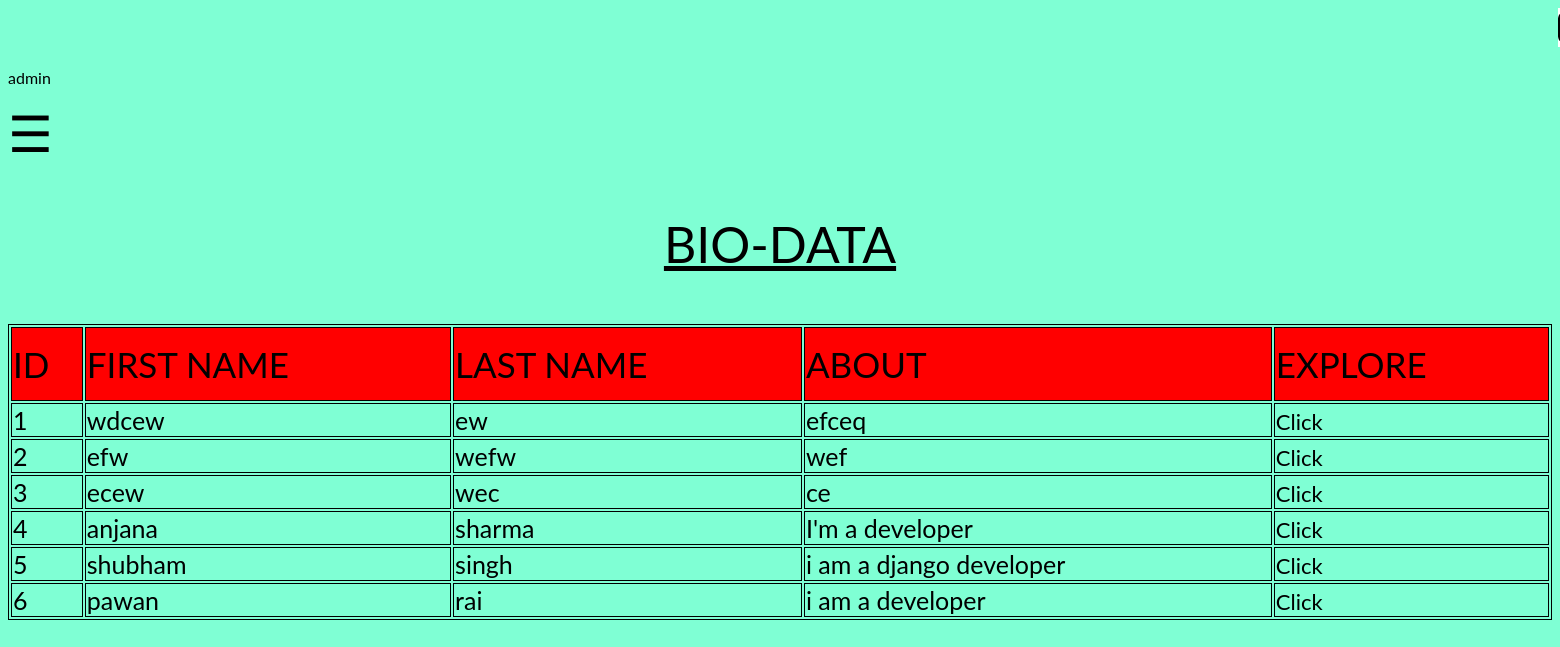
The page /your_applicant/ (signed in) on the database its author committed.
### app1/models.py (models this page shows)
class BASIC_DATA(models.Model):
    id = models.AutoField(primary_key=True)
    first_name = models.CharField(max_length=100)
    last_name = models.CharField(max_length=100)
    father_name = models.CharField(max_length= 200)
    mother_name=models.CharField(max_length=200, default='')
    about_you = models.TextField()
    profile = models.FileField(upload_to="profile_images/")

### app1/views.py (the view)
# urls.py: path('your_applicant/', views.your_applicant, name="your_applicant"),
def your_applicant(request):
    data=BASIC_DATA.objects.all()
    return render(request,'your_applicant.html',{'all_data':data})

### templates/your_applicant.html
{% extends "home.html" %}
    {% block content %}
    <p style="text-align:center;font-size: 50px; text-shadow:3px;"><u>BIO-DATA</u></p>
    <table style="width:100%">
        <tr>
            <td style="background-color:red;height:70px;font-size:35px;">ID</td>
            <td style="background-color:red ;height:70px;font-size:35px;">FIRST NAME</td>
            <td style="background-color:red ;height:70px;font-size:35px;">LAST NAME</td>
            <td style="background-color:red ;height:70px;font-size:35px;">ABOUT</td>
            <td style="background-color:red ;height:70px;font-size:35px;">EXPLORE</td>
        </tr>
    {%for data in all_data%}
            <tr>
                <td>{{data.id}}</td>
                <td>{{data.first_name}}</td>
                <td>{{data.last_name}}</td>
                <td>{{data.about_you}}</td>
                <td><a href="{% url 'about' data.id%}">Click</a></td>
            </tr>
        {%endfor%}
        </table>
 {%endblock%}

### templates/home.html (shortened to what this page needs)
<!DOCTYPE html>
<html lang="en">
<head>
{% load static %}
</head>
<body>
<div class="container">
{% if request.user.is_authenticated %}
<a href="{%url 'signout'%}"><img src="/static/image/signout.png" alt="" style="width:2.5%; margin-left: 1550px;">
</a>
<p>{{request.user}}</p>
{% else %}
<p>{{request.user}}</p>
<a href="{%url 'signin'%}"><img src="/static/image/signin.png" alt="" style="width:2.5%; margin-left: 1550px;">
</a>
{%endif%}
</div>
<span style="font-size:50px;cursor:pointer" onclick="openNav()">&#9776;</span>
{%block content%}
{%endblock%}
</html>

### templates/home.html (style rules this page uses)
body { font-family: "Lato", sans-serif; background-color: aquamarine; }
table,th,td { background-color: aquamarine; border: 1px solid black; font-size:25px; margin-block-start:2px; }
a { text-decoration: none; font-size: 22px; color: black; }

### rows shown on the page
BASIC_DATA: id "1", first_name "wdcew", last_name "ew", about_you "efceq"
BASIC_DATA: id "2", first_name "efw", last_name "wefw", about_you "wef"
BASIC_DATA: id "3", first_name "ecew", last_name "wec", about_you "ce"
BASIC_DATA: id "4", first_name "anjana", last_name "sharma", about_you "I'm a developer"
BASIC_DATA: id "5", first_name "shubham", last_name "singh", about_you "i am a django developer"
BASIC_DATA: id "6", first_name "pawan", last_name "rai", about_you "i am a developer"

### other values the page prints
{{ request.user }} "admin"
